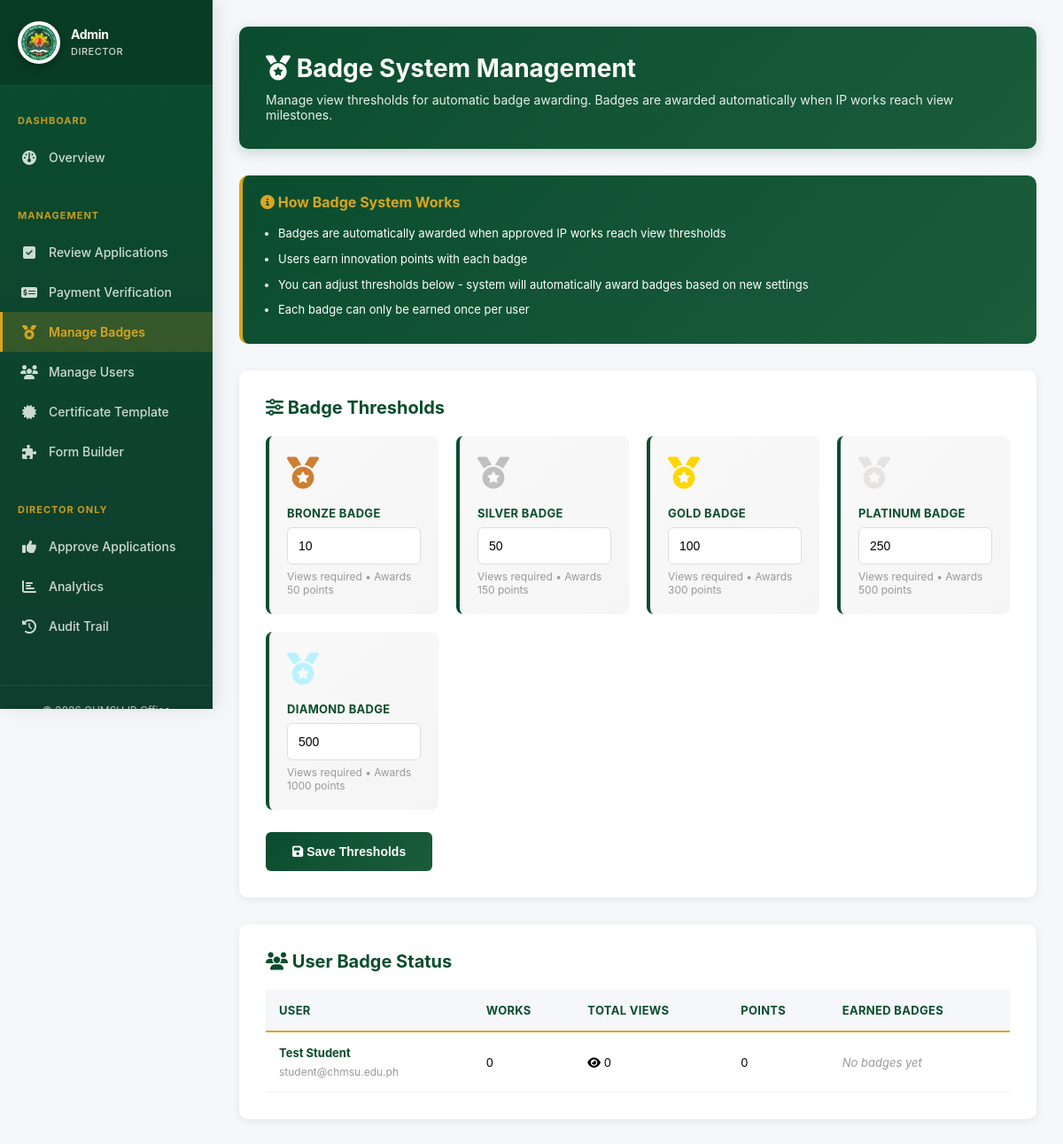
The page /admin/manage-badges.php (signed in) on the database its author committed.
### tables this page shows
CREATE TABLE badge_thresholds (
  id INT PRIMARY KEY AUTO_INCREMENT,
  badge_type ENUM('Bronze', 'Silver', 'Gold', 'Platinum', 'Diamond') NOT NULL UNIQUE,
  views_required INT NOT NULL,
  points_awarded INT NOT NULL,
  created_at TIMESTAMP DEFAULT CURRENT_TIMESTAMP,
  updated_at TIMESTAMP DEFAULT CURRENT_TIMESTAMP ON UPDATE CURRENT_TIMESTAMP,
  INDEX idx_badge_type_threshold (badge_type)
);

CREATE TABLE users (
  id INT PRIMARY KEY AUTO_INCREMENT,
  email VARCHAR(255) UNIQUE NOT NULL,
  password VARCHAR(255) NOT NULL,
  full_name VARCHAR(255) NOT NULL,
  role ENUM('user', 'clerk', 'director') DEFAULT 'user',
  security_question VARCHAR(255),
  security_answer VARCHAR(255),
  department VARCHAR(255),
  contact_number VARCHAR(20),
  profile_picture VARCHAR(255),
  innovation_points INT DEFAULT 0,
  created_at TIMESTAMP DEFAULT CURRENT_TIMESTAMP,
  updated_at TIMESTAMP DEFAULT CURRENT_TIMESTAMP ON UPDATE CURRENT_TIMESTAMP,
  is_active BOOLEAN DEFAULT TRUE,
  INDEX idx_user_email (email),
  INDEX idx_user_role (role)
);

### admin/manage-badges.php (the view, shortened to what this page needs)
<?php
require_once '../config/db.php';
$thresholds_result = $conn->query("SELECT * FROM badge_thresholds ORDER BY views_required ASC");
$thresholds = [];
while ($row = $thresholds_result->fetch_assoc()) {
  $thresholds[$row['badge_type']] = $row;
}
$users_result = $conn->query("
  SELECT
    u.id,
    u.full_name,
    u.email,
    u.innovation_points,
    COUNT(DISTINCT a.id) as approved_works,
    COUNT(DISTINCT v.id) as total_views,
    GROUP_CONCAT(DISTINCT b.badge_type) as earned_badges
  FROM users u
  LEFT JOIN ip_applications a ON u.id = a.user_id AND a.status = 'approved'
  LEFT JOIN view_tracking v ON a.id = v.application_id
  LEFT JOIN badges b ON u.id = b.user_id
  WHERE u.role = 'user'
  GROUP BY u.id
  ORDER BY total_views DESC
");
$users = $users_result->fetch_all(MYSQLI_ASSOC);
?>
<!DOCTYPE html>
<html lang="en">
<head>
  <link href="https://cdnjs.cloudflare.com/ajax/libs/font-awesome/6.4.0/css/all.min.css" rel="stylesheet">
</head>
<body>
  <?php require_once '../includes/sidebar.php'; ?>
  <div class="container">
    <div class="header">
      <h1><i class="fas fa-medal"></i> Badge System Management</h1>
      <p>Manage view thresholds for automatic badge awarding. Badges are awarded automatically when IP works reach view milestones.</p>
    </div>
    <div class="info-box">
      <h3><i class="fas fa-info-circle"></i> How Badge System Works</h3>
      <ul>
        <li>Badges are automatically awarded when approved IP works reach view thresholds</li>
        <li>Users earn innovation points with each badge</li>
        <li>You can adjust thresholds below - system will automatically award badges based on new settings</li>
        <li>Each badge can only be earned once per user</li>
      </ul>
    </div>
    <div class="threshold-card">
      <h2><i class="fas fa-sliders-h"></i> Badge Thresholds</h2>
      <form method="POST">
        <div class="threshold-grid">
          <div class="threshold-item">
            <div class="badge-icon bronze"><i class="fas fa-medal"></i></div>
            <label for="bronze">Bronze Badge</label>
            <input type="number" id="bronze" name="bronze_threshold" value="<?php echo $thresholds['Bronze']['views_required']; ?>" min="1" required>
            <small>Views required • Awards <?php echo $thresholds['Bronze']['points_awarded']; ?> points</small>
          </div>
          <div class="threshold-item">
            <div class="badge-icon silver"><i class="fas fa-medal"></i></div>
            <label for="silver">Silver Badge</label>
            <input type="number" id="silver" name="silver_threshold" value="<?php echo $thresholds['Silver']['views_required']; ?>" min="1" required>
            <small>Views required • Awards <?php echo $thresholds['Silver']['points_awarded']; ?> points</small>
          </div>
          <div class="threshold-item">
            <div class="badge-icon gold"><i class="fas fa-medal"></i></div>
            <label for="gold">Gold Badge</label>
            <input type="number" id="gold" name="gold_threshold" value="<?php echo $thresholds['Gold']['views_required']; ?>" min="1" required>
            <small>Views required • Awards <?php echo $thresholds['Gold']['points_awarded']; ?> points</small>
          </div>
          <div class="threshold-item">
            <div class="badge-icon platinum"><i class="fas fa-medal"></i></div>
            <label for="platinum">Platinum Badge</label>
            <input type="number" id="platinum" name="platinum_threshold" value="<?php echo $thresholds['Platinum']['views_required']; ?>" min="1" required>
            <small>Views required • Awards <?php echo $thresholds['Platinum']['points_awarded']; ?> points</small>
          </div>
          <div class="threshold-item">
            <div class="badge-icon diamond"><i class="fas fa-medal"></i></div>
            <label for="diamond">Diamond Badge</label>
            <input type="number" id="diamond" name="diamond_threshold" value="<?php echo $thresholds['Diamond']['views_required']; ?>" min="1" required>
            <small>Views required • Awards <?php echo $thresholds['Diamond']['points_awarded']; ?> points</small>
          </div>
        </div>
        <button type="submit" name="action" value="update_thresholds" class="save-btn">
          <i class="fas fa-save"></i> Save Thresholds
        </button>
      </form>
    </div>
    <div class="user-table">
      <h2><i class="fas fa-users"></i> User Badge Status</h2>
      <table>
        <thead>
          <tr>
            <th>User</th>
            <th>Works</th>
            <th>Total Views</th>
            <th>Points</th>
            <th>Earned Badges</th>
          </tr>
        </thead>
        <tbody>
          <?php foreach ($users as $user): ?>
            <tr>
              <td>
                <strong><?php echo htmlspecialchars($user['full_name']); ?></strong><br>
                <small style="color: #999;"><?php echo htmlspecialchars($user['email']); ?></small>
              </td>
              <td><?php echo $user['approved_works']; ?></td>
              <td><i class="fas fa-eye"></i> <?php echo $user['total_views']; ?></td>
              <td><?php echo $user['innovation_points']; ?></td>
              <td>
                <?php if ($user['earned_badges']): ?>
                  <div class="badge-list">
                    <?php
                    $badges = explode(',', $user['earned_badges']);
                    foreach ($badges as $badge):
                      $badge_class = strtolower(trim($badge));
                    ?>
                      <span class="badge-tag <?php echo $badge_class; ?>"><?php echo trim($badge); ?></span>
                    <?php endforeach; ?>
                  </div>
                <?php else: ?>
                  <span class="no-badges">No badges yet</span>
                <?php endif; ?>
              </td>
            </tr>
          <?php endforeach; ?>
        </tbody>
      </table>
    </div>
  </div>
</body>
</html>

### admin/manage-badges.php (style rules this page uses)
* { margin: 0; padding: 0; box-sizing: border-box; }
body { font-family: 'Inter', 'Segoe UI', sans-serif; background: #f5f7fa; min-height: 100vh; }
.container { margin-left: 0px; padding: 30px; max-width: 1400px; }
.header { background: linear-gradient(135deg, #0A4D2E 0%, #1B5C3B 100%); color: white; padding: 30px; border-radius: 10px; margin-bottom: 30px; box-shadow: 0 4px 15px rgba(10, 77, 46, 0.2); }
.header h1 { font-size: 28px; margin-bottom: 10px; }
.header p { color: rgba(255, 255, 255, 0.9); font-size: 14px; }
.info-box { background: linear-gradient(135deg, #0A4D2E 0%, #1B5C3B 100%); color: white; padding: 20px; border-radius: 10px; margin-bottom: 30px; border-left: 4px solid #DAA520; }
.info-box h3 { margin-bottom: 15px; font-size: 16px; color: #DAA520; }
.info-box ul { margin-left: 20px; }
.info-box li { margin-bottom: 8px; font-size: 13px; line-height: 1.6; }
.threshold-card { background: white; border-radius: 10px; padding: 30px; box-shadow: 0 2px 10px rgba(0,0,0,0.08); margin-bottom: 30px; }
.threshold-card h2 { color: #0A4D2E; margin-bottom: 20px; font-size: 20px; }
.threshold-grid { display: grid; grid-template-columns: repeat(auto-fit, minmax(180px, 1fr)); gap: 20px; margin-bottom: 25px; }
.threshold-item { background: linear-gradient(135deg, #f9f9f9 0%, #f5f5f5 100%); padding: 20px; border-radius: 8px; border-left: 4px solid #0A4D2E; transition: all 0.3s ease; }
.badge-icon { font-size: 36px; margin-bottom: 15px; }
.bronze { color: #CD7F32; }
.silver { color: #C0C0C0; }
.gold { color: #FFD700; }
.platinum { color: #E5E4E2; }
.diamond { color: #B9F2FF; }
label { display: block; margin-bottom: 8px; color: #0A4D2E; font-weight: 700; font-size: 13px; text-transform: uppercase; letter-spacing: 0.3px; }
input[type="number"] { width: 100%; padding: 12px; border: 1px solid #ddd; border-radius: 6px; font-size: 14px; transition: all 0.3s ease; }
small { color: #999; font-size: 12px; display: block; margin-top: 6px; }
.save-btn { background: linear-gradient(135deg, #0A4D2E 0%, #1B5C3B 100%); color: white; padding: 14px 30px; border: none; border-radius: 6px; cursor: pointer; font-size: 14px; font-weight: 700; transition: all 0.3s ease; }
.user-table { background: white; border-radius: 10px; padding: 30px; box-shadow: 0 2px 10px rgba(0,0,0,0.08); overflow-x: auto; }
.user-table h2 { color: #0A4D2E; margin-bottom: 20px; font-size: 20px; }
table { width: 100%; border-collapse: collapse; }
th, td { padding: 15px; text-align: left; border-bottom: 1px solid #f0f0f0; font-size: 13px; }
th { background: #f5f7fa; font-weight: 700; color: #0A4D2E; text-transform: uppercase; letter-spacing: 0.3px; border-bottom: 2px solid #DAA520; }
td strong { color: #0A4D2E; }
.no-badges { color: #999; font-style: italic; }

### includes/sidebar.php (style rules this page uses)
body { margin-left: 0; }
body.sidebar-active { margin-left: 280px; }
@media (max-width: 1200px) { body.sidebar-active { margin-left: 240px; } }

### rows shown on the page
badge_thresholds: bronze_threshold "10", points_awarded "50"
badge_thresholds: silver_threshold "50", points_awarded "150"
badge_thresholds: gold_threshold "100", points_awarded "300"
badge_thresholds: platinum_threshold "250", points_awarded "500"
badge_thresholds: diamond_threshold "500", points_awarded "1000"
users: full_name "Test Student", email "student@chmsu.edu.ph", approved_works "0", total_views "0", innovation_points "0"

### other values the page prints
$user_role "DIRECTOR"
